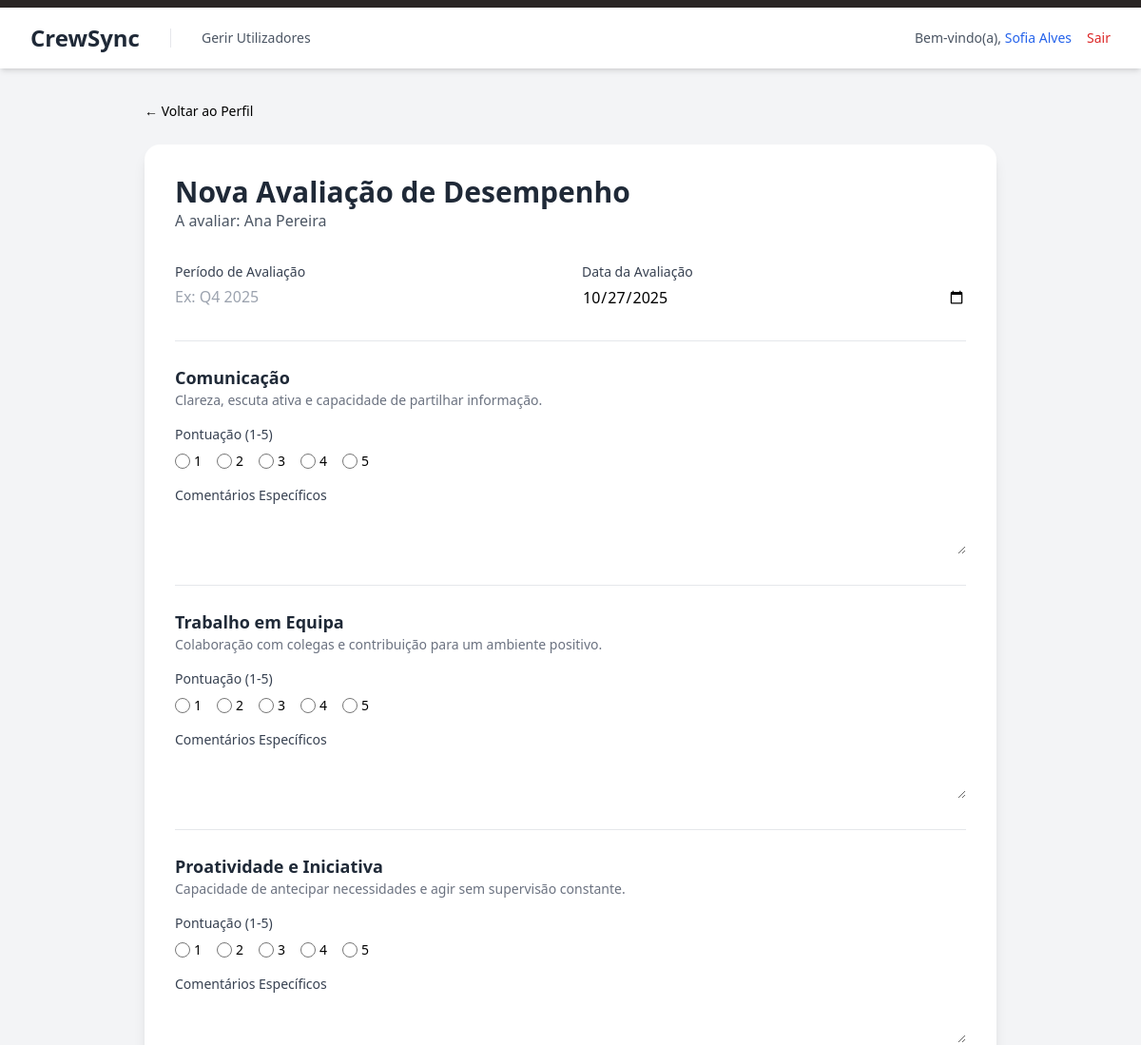
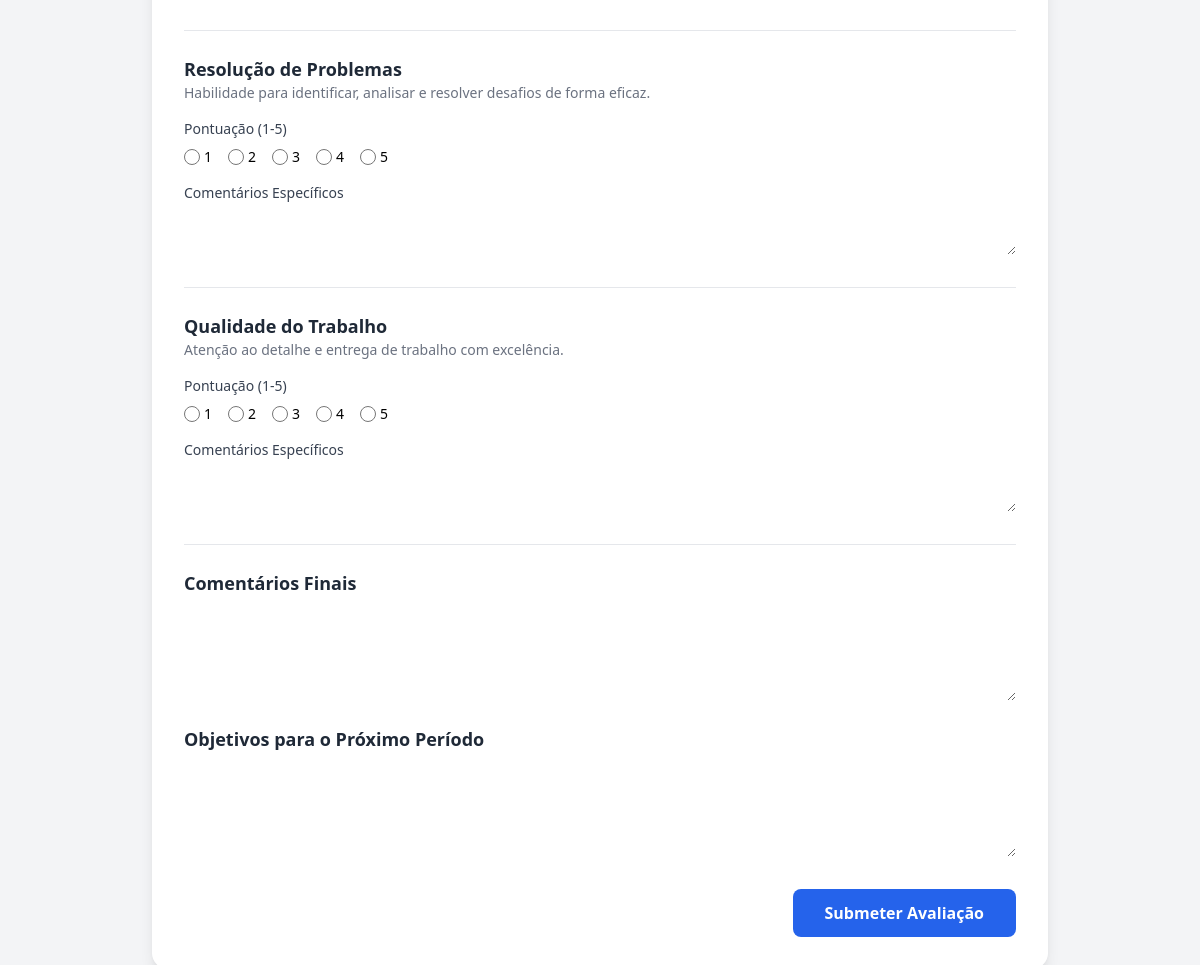
The page /public/adicionar_avaliacao.php?id=5 (signed in) on the database its author committed (2 pictures, top to bottom).
### tables this page shows
CREATE TABLE `funcionarios` (
  `id` int(10) UNSIGNED NOT NULL,
  `numero_funcionario` varchar(20) DEFAULT NULL,
  `nome_completo` varchar(255) NOT NULL,
  `email_corporativo` varchar(255) DEFAULT NULL,
  `cargo` varchar(100) NOT NULL,
  `departamento` varchar(100) NOT NULL,
  `sector_piscina` int(10) UNSIGNED DEFAULT NULL COMMENT 'Número do sector específico para quem trabalha nas Piscinas',
  `foto_path` varchar(255) DEFAULT NULL,
  `nfc_card_id` varchar(50) DEFAULT NULL,
  `data_contratacao` date NOT NULL,
  `ativo` tinyint(1) NOT NULL DEFAULT 1,
  `created_at` timestamp NOT NULL DEFAULT current_timestamp(),
  `updated_at` timestamp NOT NULL DEFAULT current_timestamp() ON UPDATE current_timestamp()
);

CREATE TABLE `avaliacao_metricas` (
  `id` int(10) UNSIGNED NOT NULL,
  `nome_metrica` varchar(100) NOT NULL,
  `descricao` text DEFAULT NULL,
  `ativa` tinyint(1) NOT NULL DEFAULT 1
);

### public/adicionar_avaliacao.php (the view, shortened to what this page needs)
<?php
require_once '../config/db.php';
$funcionario_id = (int)$_GET['id'];
$stmt = $pdo->prepare("SELECT id, nome_completo FROM funcionarios WHERE id = ?");
$stmt->execute([$funcionario_id]);
$funcionario = $stmt->fetch();
$metricas = $pdo->query("SELECT * FROM avaliacao_metricas WHERE ativa = 1 ORDER BY id")->fetchAll(PDO::FETCH_ASSOC);
?>
<!DOCTYPE html>
<html lang="pt-PT" class="bg-gray-100">
<head>
    <link href="<?= BASE_URL ?>/public/css/style.css" rel="stylesheet">
</head>
<body class="bg-gray-100">
    <?php include_once '../src/templates/header.php'; ?>
    <main class="p-8">
        <div class="max-w-4xl mx-auto">
            <a href="funcionario_detalhe.php?id=<?= $funcionario_id ?>" class="inline-flex items-center gap-2 text-sm ...">
                &larr; Voltar ao Perfil
            </a>
            <form action="adicionar_avaliacao.php?id=<?= $funcionario_id ?>" method="POST" class="bg-white p-8 rounded-2xl shadow-lg mt-6">
                <h1 class="text-3xl font-bold text-gray-800">Nova Avaliação de Desempenho</h1>
                <p class="text-gray-600 mb-8">A avaliar: <strong class="font-medium"><?= htmlspecialchars($funcionario['nome_completo']) ?></strong></p>
                <div class="grid grid-cols-1 md:grid-cols-2 gap-6 mb-8">
                    <div>
                        <label for="periodo" class="block text-sm font-medium text-gray-700">Período de Avaliação</label>
                        <input type="text" name="periodo" id="periodo" class="mt-1 block w-full border-gray-300 rounded-md" placeholder="Ex: Q4 2025" required>
                    </div>
                    <div>
                        <label for="data_avaliacao" class="block text-sm font-medium text-gray-700">Data da Avaliação</label>
                        <input type="date" name="data_avaliacao" id="data_avaliacao" value="<?= date('Y-m-d') ?>" class="mt-1 block w-full border-gray-300 rounded-md" required>
                    </div>
                </div>
                <div class="space-y-8">
                    <?php foreach ($metricas as $metrica): ?>
                        <div class="border-t pt-6">
                            <h3 class="text-lg font-semibold text-gray-800"><?= htmlspecialchars($metrica['nome_metrica']) ?></h3>
                            <p class="text-sm text-gray-500 mb-4"><?= htmlspecialchars($metrica['descricao']) ?></p>
                            <label class="block text-sm font-medium text-gray-700 mb-2">Pontuação (1-5)</label>
                            <div class="flex items-center gap-4">
                                <?php for ($i = 1; $i <= 5; $i++): ?>
                                    <label class="flex items-center gap-1 cursor-pointer">
                                        <input type="radio" name="metricas[<?= $metrica['id'] ?>][pontuacao]" value="<?= $i ?>" class="h-4 w-4 text-blue-600" required>
                                        <span class="text-sm"><?= $i ?></span>
                                    </label>
                                <?php endfor; ?>
                            </div>
                            <label class="block text-sm font-medium text-gray-700 mt-4">Comentários Específicos</label>
                            <textarea name="metricas[<?= $metrica['id'] ?>][comentarios]" rows="2" class="mt-1 block w-full border-gray-300 rounded-md"></textarea>
                        </div>
                    <?php endforeach; ?>
                </div>
                <div class="border-t mt-8 pt-6 space-y-6">
                    <div>
                        <label for="comentarios_finais" class="block text-lg font-semibold text-gray-800">Comentários Finais</label>
                        <textarea name="comentarios_finais" rows="4" class="mt-2 block w-full border-gray-300 rounded-md"></textarea>
                    </div>
                    <div>
                        <label for="objetivos_futuros" class="block text-lg font-semibold text-gray-800">Objetivos para o Próximo Período</label>
                        <textarea name="objetivos_futuros" rows="4" class="mt-2 block w-full border-gray-300 rounded-md"></textarea>
                    </div>
                </div>
                <div class="mt-8 text-right">
                    <button type="submit" class="bg-blue-600 text-white font-bold py-3 px-8 rounded-lg hover:bg-blue-700">Submeter Avaliação</button>
                </div>
            </form>
        </div>
    </main>
</body>
</html>

### public/css/style.css (style rules this page uses)
html, :host { line-height: 1.5; -webkit-text-size-adjust: 100%; -moz-tab-size: 4; -o-tab-size: 4; tab-size: 4; font-family: ui-sans-serif, system-ui, sans-serif, "Apple Color Emoji", "Segoe UI Emoji", "Segoe UI Symbol", "Noto Color Emoji"; font-feature-settings: normal; font-variation-settings: normal; -webkit-tap-highlight-color: transparent; }
body { margin: 0; line-height: inherit; }
h1, h2, h3, h4, h5, h6 { font-size: inherit; font-weight: inherit; }
a { color: inherit; text-decoration: inherit; }
b, strong { font-weight: bolder; }
button, input, optgroup, select, textarea { font-family: inherit; font-feature-settings: inherit; font-variation-settings: inherit; font-size: 100%; font-weight: inherit; line-height: inherit; letter-spacing: inherit; color: inherit; margin: 0; padding: 0; }
button, select { text-transform: none; }
button, input:where([type='button']), input:where([type='reset']), input:where([type='submit']) { -webkit-appearance: button; background-color: transparent; background-image: none; }
blockquote, dl, dd, h1, h2, h3, h4, h5, h6, hr, figure, p, pre { margin: 0; }
textarea { resize: vertical; }
input::placeholder, textarea::placeholder { opacity: 1; color: #9ca3af; }
button, [role="button"] { cursor: pointer; }
.mx-auto { margin-left: auto; margin-right: auto; }
.mb-2 { margin-bottom: 0.5rem; }
.mb-4 { margin-bottom: 1rem; }
.mb-8 { margin-bottom: 2rem; }
.mt-1 { margin-top: 0.25rem; }
.mt-2 { margin-top: 0.5rem; }
.mt-4 { margin-top: 1rem; }
.mt-6 { margin-top: 1.5rem; }
.mt-8 { margin-top: 2rem; }
.block { display: block; }
.flex { display: flex; }
.inline-flex { display: inline-flex; }
.grid { display: grid; }
.h-4 { height: 1rem; }
.w-4 { width: 1rem; }
.w-full { width: 100%; }
.max-w-4xl { max-width: 56rem; }
.cursor-pointer { cursor: pointer; }
.grid-cols-1 { grid-template-columns: repeat(1, minmax(0, 1fr)); }
.items-center { align-items: center; }
.gap-1 { gap: 0.25rem; }
.gap-2 { gap: 0.5rem; }
.gap-4 { gap: 1rem; }
.gap-6 { gap: 1.5rem; }
.space-y-6 > :not([hidden]) ~ :not([hidden]) { --tw-space-y-reverse: 0; margin-top: calc(1.5rem * calc(1 - var(--tw-space-y-reverse))); margin-bottom: calc(1.5rem * var(--tw-space-y-reverse)); }
.space-y-8 > :not([hidden]) ~ :not([hidden]) { --tw-space-y-reverse: 0; margin-top: calc(2rem * calc(1 - var(--tw-space-y-reverse))); margin-bottom: calc(2rem * var(--tw-space-y-reverse)); }
.rounded-2xl { border-radius: 1rem; }
.rounded-lg { border-radius: 0.5rem; }
.rounded-md { border-radius: 0.375rem; }
.border-t { border-top-width: 1px; }
.border-gray-300 { --tw-border-opacity: 1; border-color: rgb(209 213 219 / var(--tw-border-opacity, 1)); }
.bg-blue-600 { --tw-bg-opacity: 1; background-color: rgb(37 99 235 / var(--tw-bg-opacity, 1)); }
.bg-gray-100 { --tw-bg-opacity: 1; background-color: rgb(243 244 246 / var(--tw-bg-opacity, 1)); }
.bg-white { --tw-bg-opacity: 1; background-color: rgb(255 255 255 / var(--tw-bg-opacity, 1)); }
.p-8 { padding: 2rem; }
.px-8 { padding-left: 2rem; padding-right: 2rem; }
.py-3 { padding-top: 0.75rem; padding-bottom: 0.75rem; }
.pt-6 { padding-top: 1.5rem; }
.text-right { text-align: right; }
.text-3xl { font-size: 1.875rem; line-height: 2.25rem; }
.text-lg { font-size: 1.125rem; line-height: 1.75rem; }
.text-sm { font-size: 0.875rem; line-height: 1.25rem; }
.font-bold { font-weight: 700; }
.font-medium { font-weight: 500; }
.font-semibold { font-weight: 600; }
.text-blue-600 { --tw-text-opacity: 1; color: rgb(37 99 235 / var(--tw-text-opacity, 1)); }
.text-gray-500 { --tw-text-opacity: 1; color: rgb(107 114 128 / var(--tw-text-opacity, 1)); }
.text-gray-600 { --tw-text-opacity: 1; color: rgb(75 85 99 / var(--tw-text-opacity, 1)); }
.text-gray-700 { --tw-text-opacity: 1; color: rgb(55 65 81 / var(--tw-text-opacity, 1)); }
.text-gray-800 { --tw-text-opacity: 1; color: rgb(31 41 55 / var(--tw-text-opacity, 1)); }
.text-white { --tw-text-opacity: 1; color: rgb(255 255 255 / var(--tw-text-opacity, 1)); }
.shadow-lg { --tw-shadow: 0 10px 15px -3px rgb(0 0 0 / 0.1), 0 4px 6px -4px rgb(0 0 0 / 0.1); --tw-shadow-colored: 0 10px 15px -3px var(--tw-shadow-color), 0 4px 6px -4px var(--tw-shadow-color); box-shadow: var(--tw-ring-offset-shadow, 0 0 #0000), var(--tw-ring-shadow, 0 0 #0000), var(--tw-shadow); }
@media (min-width: 768px) { .md\:grid-cols-2 { grid-template-columns: repeat(2, minmax(0, 1fr)); } }

### rows shown on the page
funcionarios: nome_completo "Ana Pereira"
avaliacao_metricas: nome_metrica "Comunicação", descricao "Clareza, escuta ativa e capacidade de partilhar informação."
avaliacao_metricas: nome_metrica "Trabalho em Equipa", descricao "Colaboração com colegas e contribuição para um ambiente positivo."
avaliacao_metricas: nome_metrica "Proatividade e Iniciativa", descricao "Capacidade de antecipar necessidades e agir sem supervisão constante."
avaliacao_metricas: nome_metrica "Resolução de Problemas", descricao "Habilidade para identificar, analisar e resolver desafios de forma eficaz."
avaliacao_metricas: nome_metrica "Qualidade do Trabalho", descricao "Atenção ao detalhe e entrega de trabalho com excelência."

### other values the page prints
$_SESSION['user_name'] "Sofia Alves"
